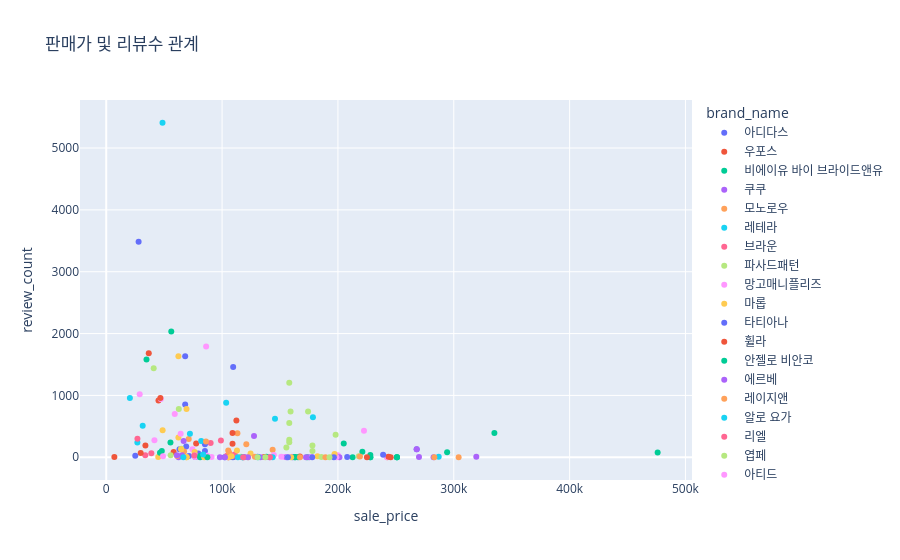

The cell this chart's notebook holds for it:
### Code cell
fig = px.scatter(
    df,
    x="sale_price",
    y="review_count",
    color="brand_name",
    title="판매가 및 리뷰수 관계"
)

fig.show()

### Figure 1 — Plotly figure (JSON) as saved in the notebook; plotly's stock layout.template omitted (floating-point values rounded to 4 significant figures)
{"data": [{"hovertemplate": "brand_name=아디다스<br>sale_price=%{x}<br>review_count=%{y}<extra></extra>", "legendgroup": "아디다스", "marker": {"color": "#636efa", "symbol": "circle"}, "mode": "markers", "name": "아디다스", "orientation": "v", "showlegend": true, "type": "scatter", "x": [68138, 68138, 69036, 85213, 109560, 63236, 79494, 71447, 79045, 85213, 102207, 76839], "xaxis": "x", "y": [1635, 852, 173, 210, 1458, 128, 61, 19, 16, 102, 2, 4], "yaxis": "y"}, {"hovertemplate": "brand_name=우포스<br>sale_price=%{x}<br>review_count=%{y}<extra></extra>", "legendgroup": "우포스", "marker": {"color": "#EF553B", "symbol": "circle"}, "mode": "markers", "name": "우포스", "orientation": "v", "showlegend": true, "type": "scatter", "x": [33824, 45098, 58170], "xaxis": "x", "y": [189, 919, 86], "yaxis": "y"}, {"hovertemplate": "brand_name=비에이유 바이 브라이드앤유<br>sale_price=%{x}<br>review_count=%{y}<extra></extra>", "legendgroup": "비에이유 바이 브라이드앤유", "marker": {"color": "#00cc96", "symbol": "circle"}, "mode": "markers", "name": "비에이유 바이 브라이드앤유", "orientation": "v", "showlegend": true, "type": "scatter", "x": [250920, 250920, 212670, 476000, 205020, 227970, 227970, 335070, 250920, 227970], "xaxis": "x", "y": [0, 0, 0, 78, 223, 0, 0, 391, 1, 35], "yaxis": "y"}, {"hovertemplate": "brand_name=쿠쿠<br>sale_price=%{x}<br>review_count=%{y}<extra></extra>", "legendgroup": "쿠쿠", "marker": {"color": "#ab63fa", "symbol": "circle"}, "mode": "markers", "name": "쿠쿠", "orientation": "v", "showlegend": true, "type": "scatter", "x": [98098, 319440, 269970], "xaxis": "x", "y": [0, 9, 4], "yaxis": "y"}, {"hovertemplate": "brand_name=모노로우<br>sale_price=%{x}<br>review_count=%{y}<extra></extra>", "legendgroup": "모노로우", "marker": {"color": "#FFA15A", "symbol": "circle"}, "mode": "markers", "name": "모노로우", "orientation": "v", "showlegend": true, "type": "scatter", "x": [143640, 113240], "xaxis": "x", "y": [120, 389], "yaxis": "y"}, {"hovertemplate": "brand_name=레테라<br>sale_price=%{x}<br>review_count=%{y}<extra></extra>", "legendgroup": "레테라", "marker": {"color": "#19d3f3", "symbol": "circle"}, "mode": "markers", "name": "레테라", "orientation": "v", "showlegend": true, "type": "scatter", "x": [48576, 20416], "xaxis": "x", "y": [5409, 958], "yaxis": "y"}, {"hovertemplate": "brand_name=브라운<br>sale_price=%{x}<br>review_count=%{y}<extra></extra>", "legendgroup": "브라운", "marker": {"color": "#FF6692", "symbol": "circle"}, "mode": "markers", "name": "브라운", "orientation": "v", "showlegend": true, "type": "scatter", "x": [99000], "xaxis": "x", "y": [272], "yaxis": "y"}, {"hovertemplate": "brand_name=파사드패턴<br>sale_price=%{x}<br>review_count=%{y}<extra></extra>", "legendgroup": "파사드패턴", "marker": {"color": "#B6E880", "symbol": "circle"}, "mode": "markers", "name": "파사드패턴", "orientation": "v", "showlegend": true, "type": "scatter", "x": [198000, 178000, 174240, 158000, 178000, 218000, 158000, 158000, 158000], "xaxis": "x", "y": [364, 102, 738, 553, 188, 18, 281, 1203, 241], "yaxis": "y"}, {"hovertemplate": "brand_name=망고매니플리즈<br>sale_price=%{x}<br>review_count=%{y}<extra></extra>", "legendgroup": "망고매니플리즈", "marker": {"color": "#FF97FF", "symbol": "circle"}, "mode": "markers", "name": "망고매니플리즈", "orientation": "v", "showlegend": true, "type": "scatter", "x": [86240, 74400, 87120], "xaxis": "x", "y": [1790, 130, 23], "yaxis": "y"}, {"hovertemplate": "brand_name=마롭<br>sale_price=%{x}<br>review_count=%{y}<extra></extra>", "legendgroup": "마롭", "marker": {"color": "#FECB52", "symbol": "circle"}, "mode": "markers", "name": "마롭", "orientation": "v", "showlegend": true, "type": "scatter", "x": [69300, 69300, 124600, 76300, 69300, 62300, 62300, 69300], "xaxis": "x", "y": [779, 2, 59, 86, 1, 321, 1632, 4], "yaxis": "y"}, {"hovertemplate": "brand_name=타티아나<br>sale_price=%{x}<br>review_count=%{y}<extra></extra>", "legendgroup": "타티아나", "marker": {"color": "#636efa", "symbol": "circle"}, "mode": "markers", "name": "타티아나", "orientation": "v", "showlegend": true, "type": "scatter", "x": [27930], "xaxis": "x", "y": [3485], "yaxis": "y"}, {"hovertemplate": "brand_name=휠라<br>sale_price=%{x}<br>review_count=%{y}<extra></extra>", "legendgroup": "휠라", "marker": {"color": "#EF553B", "symbol": "circle"}, "mode": "markers", "name": "휠라", "orientation": "v", "showlegend": true, "type": "scatter", "x": [109000, 109000], "xaxis": "x", "y": [393, 219], "yaxis": "y"}, {"hovertemplate": "brand_name=안젤로 비안코<br>sale_price=%{x}<br>review_count=%{y}<extra></extra>", "legendgroup": "안젤로 비안코", "marker": {"color": "#00cc96", "symbol": "circle"}, "mode": "markers", "name": "안젤로 비안코", "orientation": "v", "showlegend": true, "type": "scatter", "x": [34760, 55440], "xaxis": "x", "y": [1580, 240], "yaxis": "y"}, {"hovertemplate": "brand_name=에르베<br>sale_price=%{x}<br>review_count=%{y}<extra></extra>", "legendgroup": "에르베", "marker": {"color": "#ab63fa", "symbol": "circle"}, "mode": "markers", "name": "에르베", "orientation": "v", "showlegend": true, "type": "scatter", "x": [196840], "xaxis": "x", "y": [25], "yaxis": "y"}, {"hovertemplate": "brand_name=레이지앤<br>sale_price=%{x}<br>review_count=%{y}<extra></extra>", "legendgroup": "레이지앤", "marker": {"color": "#FFA15A", "symbol": "circle"}, "mode": "markers", "name": "레이지앤", "orientation": "v", "showlegend": true, "type": "scatter", "x": [67200, 71200], "xaxis": "x", "y": [92, 295], "yaxis": "y"}, {"hovertemplate": "brand_name=알로 요가<br>sale_price=%{x}<br>review_count=%{y}<extra></extra>", "legendgroup": "알로 요가", "marker": {"color": "#19d3f3", "symbol": "circle"}, "mode": "markers", "name": "알로 요가", "orientation": "v", "showlegend": true, "type": "scatter", "x": [287000], "xaxis": "x", "y": [8], "yaxis": "y"}, {"hovertemplate": "brand_name=리엘<br>sale_price=%{x}<br>review_count=%{y}<extra></extra>", "legendgroup": "리엘", "marker": {"color": "#FF6692", "symbol": "circle"}, "mode": "markers", "name": "리엘", "orientation": "v", "showlegend": true, "type": "scatter", "x": [110880], "xaxis": "x", "y": [44], "yaxis": "y"}, {"hovertemplate": "brand_name=엽페<br>sale_price=%{x}<br>review_count=%{y}<extra></extra>", "legendgroup": "엽페", "marker": {"color": "#B6E880", "symbol": "circle"}, "mode": "markers", "name": "엽페", "orientation": "v", "showlegend": true, "type": "scatter", "x": [55616], "xaxis": "x", "y": [33], "yaxis": "y"}, {"hovertemplate": "brand_name=아티드<br>sale_price=%{x}<br>review_count=%{y}<extra></extra>", "legendgroup": "아티드", "marker": {"color": "#FF97FF", "symbol": "circle"}, "mode": "markers", "name": "아티드", "orientation": "v", "showlegend": true, "type": "scatter", "x": [153930, 76720, 160020, 76720, 105512, 90930], "xaxis": "x", "y": [4, 28, 9, 6, 1, 5], "yaxis": "y"}, {"hovertemplate": "brand_name=브아빗포우먼<br>sale_price=%{x}<br>review_count=%{y}<extra></extra>", "legendgroup": "브아빗포우먼", "marker": {"color": "#FECB52", "symbol": "circle"}, "mode": "markers", "name": "브아빗포우먼", "orientation": "v", "showlegend": true, "type": "scatter", "x": [48664], "xaxis": "x", "y": [438], "yaxis": "y"}, {"hovertemplate": "brand_name=타밈<br>sale_price=%{x}<br>review_count=%{y}<extra></extra>", "legendgroup": "타밈", "marker": {"color": "#636efa", "symbol": "circle"}, "mode": "markers", "name": "타밈", "orientation": "v", "showlegend": true, "type": "scatter", "x": [25060], "xaxis": "x", "y": [25], "yaxis": "y"}, {"hovertemplate": "brand_name=포에버21<br>sale_price=%{x}<br>review_count=%{y}<extra></extra>", "legendgroup": "포에버21", "marker": {"color": "#EF553B", "symbol": "circle"}, "mode": "markers", "name": "포에버21", "orientation": "v", "showlegend": true, "type": "scatter", "x": [7000], "xaxis": "x", "y": [4], "yaxis": "y"}, {"hovertemplate": "brand_name=프론트로우<br>sale_price=%{x}<br>review_count=%{y}<extra></extra>", "legendgroup": "프론트로우", "marker": {"color": "#00cc96", "symbol": "circle"}, "mode": "markers", "name": "프론트로우", "orientation": "v", "showlegend": true, "type": "scatter", "x": [81022, 221100, 81022, 138310, 105574, 162862], "xaxis": "x", "y": [20, 88, 0, 9, 18, 0], "yaxis": "y"}, {"hovertemplate": "brand_name=마스 언 에브릴<br>sale_price=%{x}<br>review_count=%{y}<extra></extra>", "legendgroup": "마스 언 에브릴", "marker": {"color": "#ab63fa", "symbol": "circle"}, "mode": "markers", "name": "마스 언 에브릴", "orientation": "v", "showlegend": true, "type": "scatter", "x": [108722, 108722, 66796, 62449], "xaxis": "x", "y": [6, 3, 263, 1], "yaxis": "y"}, {"hovertemplate": "brand_name=쎄무아듀<br>sale_price=%{x}<br>review_count=%{y}<extra></extra>", "legendgroup": "쎄무아듀", "marker": {"color": "#FFA15A", "symbol": "circle"}, "mode": "markers", "name": "쎄무아듀", "orientation": "v", "showlegend": true, "type": "scatter", "x": [61248], "xaxis": "x", "y": [19], "yaxis": "y"}, {"hovertemplate": "brand_name=이바나헬싱키<br>sale_price=%{x}<br>review_count=%{y}<extra></extra>", "legendgroup": "이바나헬싱키", "marker": {"color": "#19d3f3", "symbol": "circle"}, "mode": "markers", "name": "이바나헬싱키", "orientation": "v", "showlegend": true, "type": "scatter", "x": [145675, 178411], "xaxis": "x", "y": [624, 647], "yaxis": "y"}, {"hovertemplate": "brand_name=나이키<br>sale_price=%{x}<br>review_count=%{y}<extra></extra>", "legendgroup": "나이키", "marker": {"color": "#FF6692", "symbol": "circle"}, "mode": "markers", "name": "나이키", "orientation": "v", "showlegend": true, "type": "scatter", "x": [118150], "xaxis": "x", "y": [5], "yaxis": "y"}, {"hovertemplate": "brand_name=아틀리에 나인<br>sale_price=%{x}<br>review_count=%{y}<extra></extra>", "legendgroup": "아틀리에 나인", "marker": {"color": "#B6E880", "symbol": "circle"}, "mode": "markers", "name": "아틀리에 나인", "orientation": "v", "showlegend": true, "type": "scatter", "x": [40964], "xaxis": "x", "y": [1440], "yaxis": "y"}, {"hovertemplate": "brand_name=그레이스유<br>sale_price=%{x}<br>review_count=%{y}<extra></extra>", "legendgroup": "그레이스유", "marker": {"color": "#FF97FF", "symbol": "circle"}, "mode": "markers", "name": "그레이스유", "orientation": "v", "showlegend": true, "type": "scatter", "x": [199936, 47120, 41600, 28880], "xaxis": "x", "y": [34, 940, 274, 1018], "yaxis": "y"}, {"hovertemplate": "brand_name=로브로브<br>sale_price=%{x}<br>review_count=%{y}<extra></extra>", "legendgroup": "로브로브", "marker": {"color": "#FECB52", "symbol": "circle"}, "mode": "markers", "name": "로브로브", "orientation": "v", "showlegend": true, "type": "scatter", "x": [112852], "xaxis": "x", "y": [109], "yaxis": "y"}, {"hovertemplate": "brand_name=르메메<br>sale_price=%{x}<br>review_count=%{y}<extra></extra>", "legendgroup": "르메메", "marker": {"color": "#636efa", "symbol": "circle"}, "mode": "markers", "name": "르메메", "orientation": "v", "showlegend": true, "type": "scatter", "x": [268000], "xaxis": "x", "y": [129], "yaxis": "y"}, {"hovertemplate": "brand_name=룩캐스트<br>sale_price=%{x}<br>review_count=%{y}<extra></extra>", "legendgroup": "룩캐스트", "marker": {"color": "#EF553B", "symbol": "circle"}, "mode": "markers", "name": "룩캐스트", "orientation": "v", "showlegend": true, "type": "scatter", "x": [112358, 136277], "xaxis": "x", "y": [595, 6], "yaxis": "y"}, {"hovertemplate": "brand_name=사르투<br>sale_price=%{x}<br>review_count=%{y}<extra></extra>", "legendgroup": "사르투", "marker": {"color": "#00cc96", "symbol": "circle"}, "mode": "markers", "name": "사르투", "orientation": "v", "showlegend": true, "type": "scatter", "x": [294250], "xaxis": "x", "y": [80], "yaxis": "y"}, {"hovertemplate": "brand_name=르와<br>sale_price=%{x}<br>review_count=%{y}<extra></extra>", "legendgroup": "르와", "marker": {"color": "#ab63fa", "symbol": "circle"}, "mode": "markers", "name": "르와", "orientation": "v", "showlegend": true, "type": "scatter", "x": [65340, 60984], "xaxis": "x", "y": [32, 31], "yaxis": "y"}, {"hovertemplate": "brand_name=지고트<br>sale_price=%{x}<br>review_count=%{y}<extra></extra>", "legendgroup": "지고트", "marker": {"color": "#FFA15A", "symbol": "circle"}, "mode": "markers", "name": "지고트", "orientation": "v", "showlegend": true, "type": "scatter", "x": [304200, 242592], "xaxis": "x", "y": [0, 0], "yaxis": "y"}, {"hovertemplate": "brand_name=아무르 무아르<br>sale_price=%{x}<br>review_count=%{y}<extra></extra>", "legendgroup": "아무르 무아르", "marker": {"color": "#19d3f3", "symbol": "circle"}, "mode": "markers", "name": "아무르 무아르", "orientation": "v", "showlegend": true, "type": "scatter", "x": [103532, 66572], "xaxis": "x", "y": [883, 2], "yaxis": "y"}, {"hovertemplate": "brand_name=오브에르<br>sale_price=%{x}<br>review_count=%{y}<extra></extra>", "legendgroup": "오브에르", "marker": {"color": "#FF6692", "symbol": "circle"}, "mode": "markers", "name": "오브에르", "orientation": "v", "showlegend": true, "type": "scatter", "x": [76032, 104192, 90112], "xaxis": "x", "y": [29, 24, 231], "yaxis": "y"}, {"hovertemplate": "brand_name=시야쥬<br>sale_price=%{x}<br>review_count=%{y}<extra></extra>", "legendgroup": "시야쥬", "marker": {"color": "#B6E880", "symbol": "circle"}, "mode": "markers", "name": "시야쥬", "orientation": "v", "showlegend": true, "type": "scatter", "x": [62640, 116280, 64728], "xaxis": "x", "y": [781, 7, 136], "yaxis": "y"}, {"hovertemplate": "brand_name=폴뉴아<br>sale_price=%{x}<br>review_count=%{y}<extra></extra>", "legendgroup": "폴뉴아", "marker": {"color": "#FF97FF", "symbol": "circle"}, "mode": "markers", "name": "폴뉴아", "orientation": "v", "showlegend": true, "type": "scatter", "x": [242440, 222480], "xaxis": "x", "y": [0, 429], "yaxis": "y"}, {"hovertemplate": "brand_name=클루니<br>sale_price=%{x}<br>review_count=%{y}<extra></extra>", "legendgroup": "클루니", "marker": {"color": "#FECB52", "symbol": "circle"}, "mode": "markers", "name": "클루니", "orientation": "v", "showlegend": true, "type": "scatter", "x": [182336], "xaxis": "x", "y": [17], "yaxis": "y"}, {"hovertemplate": "brand_name=호카<br>sale_price=%{x}<br>review_count=%{y}<extra></extra>", "legendgroup": "호카", "marker": {"color": "#636efa", "symbol": "circle"}, "mode": "markers", "name": "호카", "orientation": "v", "showlegend": true, "type": "scatter", "x": [160949], "xaxis": "x", "y": [2], "yaxis": "y"}, {"hovertemplate": "brand_name=앙개<br>sale_price=%{x}<br>review_count=%{y}<extra></extra>", "legendgroup": "앙개", "marker": {"color": "#EF553B", "symbol": "circle"}, "mode": "markers", "name": "앙개", "orientation": "v", "showlegend": true, "type": "scatter", "x": [245556, 225036], "xaxis": "x", "y": [1, 0], "yaxis": "y"}, {"hovertemplate": "brand_name=퍼블리카엑스<br>sale_price=%{x}<br>review_count=%{y}<extra></extra>", "legendgroup": "퍼블리카엑스", "marker": {"color": "#00cc96", "symbol": "circle"}, "mode": "markers", "name": "퍼블리카엑스", "orientation": "v", "showlegend": true, "type": "scatter", "x": [173448, 163064, 163064], "xaxis": "x", "y": [1, 3, 0], "yaxis": "y"}, {"hovertemplate": "brand_name=올리브데올리브<br>sale_price=%{x}<br>review_count=%{y}<extra></extra>", "legendgroup": "올리브데올리브", "marker": {"color": "#ab63fa", "symbol": "circle"}, "mode": "markers", "name": "올리브데올리브", "orientation": "v", "showlegend": true, "type": "scatter", "x": [172462, 282550, 201326, 175120], "xaxis": "x", "y": [0, 0, 0, 0], "yaxis": "y"}, {"hovertemplate": "brand_name=살로몬<br>sale_price=%{x}<br>review_count=%{y}<extra></extra>", "legendgroup": "살로몬", "marker": {"color": "#FFA15A", "symbol": "circle"}, "mode": "markers", "name": "살로몬", "orientation": "v", "showlegend": true, "type": "scatter", "x": [219000], "xaxis": "x", "y": [11], "yaxis": "y"}, {"hovertemplate": "brand_name=메무아<br>sale_price=%{x}<br>review_count=%{y}<extra></extra>", "legendgroup": "메무아", "marker": {"color": "#19d3f3", "symbol": "circle"}, "mode": "markers", "name": "메무아", "orientation": "v", "showlegend": true, "type": "scatter", "x": [26884, 31460], "xaxis": "x", "y": [238, 510], "yaxis": "y"}, {"hovertemplate": "brand_name=잇미샤<br>sale_price=%{x}<br>review_count=%{y}<extra></extra>", "legendgroup": "잇미샤", "marker": {"color": "#FF6692", "symbol": "circle"}, "mode": "markers", "name": "잇미샤", "orientation": "v", "showlegend": true, "type": "scatter", "x": [110088, 118932], "xaxis": "x", "y": [4, 2], "yaxis": "y"}, {"hovertemplate": "brand_name=애테<br>sale_price=%{x}<br>review_count=%{y}<extra></extra>", "legendgroup": "애테", "marker": {"color": "#B6E880", "symbol": "circle"}, "mode": "markers", "name": "애테", "orientation": "v", "showlegend": true, "type": "scatter", "x": [185760], "xaxis": "x", "y": [4], "yaxis": "y"}, {"hovertemplate": "brand_name=아떼 바네사브루노 백<br>sale_price=%{x}<br>review_count=%{y}<extra></extra>", "legendgroup": "아떼 바네사브루노 백", "marker": {"color": "#FF97FF", "symbol": "circle"}, "mode": "markers", "name": "아떼 바네사브루노 백", "orientation": "v", "showlegend": true, "type": "scatter", "x": [198709], "xaxis": "x", "y": [1], "yaxis": "y"}, {"hovertemplate": "brand_name=오스트카카<br>sale_price=%{x}<br>review_count=%{y}<extra></extra>", "legendgroup": "오스트카카", "marker": {"color": "#FECB52", "symbol": "circle"}, "mode": "markers", "name": "오스트카카", "orientation": "v", "showlegend": true, "type": "scatter", "x": [197100], "xaxis": "x", "y": [54], "yaxis": "y"}, {"hovertemplate": "brand_name=하우스공칠이씨<br>sale_price=%{x}<br>review_count=%{y}<extra></extra>", "legendgroup": "하우스공칠이씨", "marker": {"color": "#636efa", "symbol": "circle"}, "mode": "markers", "name": "하우스공칠이씨", "orientation": "v", "showlegend": true, "type": "scatter", "x": [196504], "xaxis": "x", "y": [1], "yaxis": "y"}, {"hovertemplate": "brand_name=드파운드<br>sale_price=%{x}<br>review_count=%{y}<extra></extra>", "legendgroup": "드파운드", "marker": {"color": "#EF553B", "symbol": "circle"}, "mode": "markers", "name": "드파운드", "orientation": "v", "showlegend": true, "type": "scatter", "x": [77616], "xaxis": "x", "y": [222], "yaxis": "y"}, {"hovertemplate": "brand_name=하겐다즈<br>sale_price=%{x}<br>review_count=%{y}<extra></extra>", "legendgroup": "하겐다즈", "marker": {"color": "#00cc96", "symbol": "circle"}, "mode": "markers", "name": "하겐다즈", "orientation": "v", "showlegend": true, "type": "scatter", "x": [47960], "xaxis": "x", "y": [101], "yaxis": "y"}, {"hovertemplate": "brand_name=제이리움<br>sale_price=%{x}<br>review_count=%{y}<extra></extra>", "legendgroup": "제이리움", "marker": {"color": "#ab63fa", "symbol": "circle"}, "mode": "markers", "name": "제이리움", "orientation": "v", "showlegend": true, "type": "scatter", "x": [140976, 133056, 155584], "xaxis": "x", "y": [1, 1, 0], "yaxis": "y"}, {"hovertemplate": "brand_name=아티너리<br>sale_price=%{x}<br>review_count=%{y}<extra></extra>", "legendgroup": "아티너리", "marker": {"color": "#FFA15A", "symbol": "circle"}, "mode": "markers", "name": "아티너리", "orientation": "v", "showlegend": true, "type": "scatter", "x": [189200], "xaxis": "x", "y": [0], "yaxis": "y"}, {"hovertemplate": "brand_name=슬로우롤리<br>sale_price=%{x}<br>review_count=%{y}<extra></extra>", "legendgroup": "슬로우롤리", "marker": {"color": "#19d3f3", "symbol": "circle"}, "mode": "markers", "name": "슬로우롤리", "orientation": "v", "showlegend": true, "type": "scatter", "x": [81981], "xaxis": "x", "y": [261], "yaxis": "y"}, {"hovertemplate": "brand_name=커스텀에이드 우먼<br>sale_price=%{x}<br>review_count=%{y}<extra></extra>", "legendgroup": "커스텀에이드 우먼", "marker": {"color": "#FF6692", "symbol": "circle"}, "mode": "markers", "name": "커스텀에이드 우먼", "orientation": "v", "showlegend": true, "type": "scatter", "x": [38940], "xaxis": "x", "y": [66], "yaxis": "y"}, {"hovertemplate": "brand_name=틸아이다이<br>sale_price=%{x}<br>review_count=%{y}<extra></extra>", "legendgroup": "틸아이다이", "marker": {"color": "#B6E880", "symbol": "circle"}, "mode": "markers", "name": "틸아이다이", "orientation": "v", "showlegend": true, "type": "scatter", "x": [155496, 166364], "xaxis": "x", "y": [156, 4], "yaxis": "y"}, {"hovertemplate": "brand_name=르나브<br>sale_price=%{x}<br>review_count=%{y}<extra></extra>", "legendgroup": "르나브", "marker": {"color": "#FF97FF", "symbol": "circle"}, "mode": "markers", "name": "르나브", "orientation": "v", "showlegend": true, "type": "scatter", "x": [177540, 151140], "xaxis": "x", "y": [4, 7], "yaxis": "y"}, {"hovertemplate": "brand_name=마리떼 프랑소와 저버<br>sale_price=%{x}<br>review_count=%{y}<extra></extra>", "legendgroup": "마리떼 프랑소와 저버", "marker": {"color": "#FECB52", "symbol": "circle"}, "mode": "markers", "name": "마리떼 프랑소와 저버", "orientation": "v", "showlegend": true, "type": "scatter", "x": [84550, 122550], "xaxis": "x", "y": [0, 0], "yaxis": "y"}, {"hovertemplate": "brand_name=하나드<br>sale_price=%{x}<br>review_count=%{y}<extra></extra>", "legendgroup": "하나드", "marker": {"color": "#636efa", "symbol": "circle"}, "mode": "markers", "name": "하나드", "orientation": "v", "showlegend": true, "type": "scatter", "x": [177760], "xaxis": "x", "y": [2], "yaxis": "y"}, {"hovertemplate": "brand_name=이오시카<br>sale_price=%{x}<br>review_count=%{y}<extra></extra>", "legendgroup": "이오시카", "marker": {"color": "#EF553B", "symbol": "circle"}, "mode": "markers", "name": "이오시카", "orientation": "v", "showlegend": true, "type": "scatter", "x": [167200], "xaxis": "x", "y": [14], "yaxis": "y"}, {"hovertemplate": "brand_name=무아르보<br>sale_price=%{x}<br>review_count=%{y}<extra></extra>", "legendgroup": "무아르보", "marker": {"color": "#00cc96", "symbol": "circle"}, "mode": "markers", "name": "무아르보", "orientation": "v", "showlegend": true, "type": "scatter", "x": [165528], "xaxis": "x", "y": [0], "yaxis": "y"}, {"hovertemplate": "brand_name=플로움<br>sale_price=%{x}<br>review_count=%{y}<extra></extra>", "legendgroup": "플로움", "marker": {"color": "#ab63fa", "symbol": "circle"}, "mode": "markers", "name": "플로움", "orientation": "v", "showlegend": true, "type": "scatter", "x": [268000], "xaxis": "x", "y": [131], "yaxis": "y"}, {"hovertemplate": "brand_name=무니드<br>sale_price=%{x}<br>review_count=%{y}<extra></extra>", "legendgroup": "무니드", "marker": {"color": "#FFA15A", "symbol": "circle"}, "mode": "markers", "name": "무니드", "orientation": "v", "showlegend": true, "type": "scatter", "x": [86108, 105336, 106128], "xaxis": "x", "y": [254, 109, 72], "yaxis": "y"}, {"hovertemplate": "brand_name=모멧<br>sale_price=%{x}<br>review_count=%{y}<extra></extra>", "legendgroup": "모멧", "marker": {"color": "#19d3f3", "symbol": "circle"}, "mode": "markers", "name": "모멧", "orientation": "v", "showlegend": true, "type": "scatter", "x": [72230], "xaxis": "x", "y": [378], "yaxis": "y"}, {"hovertemplate": "brand_name=헤이<br>sale_price=%{x}<br>review_count=%{y}<extra></extra>", "legendgroup": "헤이", "marker": {"color": "#FF6692", "symbol": "circle"}, "mode": "markers", "name": "헤이", "orientation": "v", "showlegend": true, "type": "scatter", "x": [26928], "xaxis": "x", "y": [300], "yaxis": "y"}, {"hovertemplate": "brand_name=앤딜로즈<br>sale_price=%{x}<br>review_count=%{y}<extra></extra>", "legendgroup": "앤딜로즈", "marker": {"color": "#B6E880", "symbol": "circle"}, "mode": "markers", "name": "앤딜로즈", "orientation": "v", "showlegend": true, "type": "scatter", "x": [159120], "xaxis": "x", "y": [741], "yaxis": "y"}, {"hovertemplate": "brand_name=르하스<br>sale_price=%{x}<br>review_count=%{y}<extra></extra>", "legendgroup": "르하스", "marker": {"color": "#FF97FF", "symbol": "circle"}, "mode": "markers", "name": "르하스", "orientation": "v", "showlegend": true, "type": "scatter", "x": [156864, 144704], "xaxis": "x", "y": [5, 37], "yaxis": "y"}, {"hovertemplate": "brand_name=그로브<br>sale_price=%{x}<br>review_count=%{y}<extra></extra>", "legendgroup": "그로브", "marker": {"color": "#FECB52", "symbol": "circle"}, "mode": "markers", "name": "그로브", "orientation": "v", "showlegend": true, "type": "scatter", "x": [159600], "xaxis": "x", "y": [0], "yaxis": "y"}, {"hovertemplate": "brand_name=리이<br>sale_price=%{x}<br>review_count=%{y}<extra></extra>", "legendgroup": "리이", "marker": {"color": "#636efa", "symbol": "circle"}, "mode": "markers", "name": "리이", "orientation": "v", "showlegend": true, "type": "scatter", "x": [156816, 109296], "xaxis": "x", "y": [0, 0], "yaxis": "y"}, {"hovertemplate": "brand_name=씨타<br>sale_price=%{x}<br>review_count=%{y}<extra></extra>", "legendgroup": "씨타", "marker": {"color": "#EF553B", "symbol": "circle"}, "mode": "markers", "name": "씨타", "orientation": "v", "showlegend": true, "type": "scatter", "x": [36708], "xaxis": "x", "y": [1681], "yaxis": "y"}, {"hovertemplate": "brand_name=아비스파<br>sale_price=%{x}<br>review_count=%{y}<extra></extra>", "legendgroup": "아비스파", "marker": {"color": "#00cc96", "symbol": "circle"}, "mode": "markers", "name": "아비스파", "orientation": "v", "showlegend": true, "type": "scatter", "x": [56144], "xaxis": "x", "y": [2033], "yaxis": "y"}, {"hovertemplate": "brand_name=엔오르<br>sale_price=%{x}<br>review_count=%{y}<extra></extra>", "legendgroup": "엔오르", "marker": {"color": "#ab63fa", "symbol": "circle"}, "mode": "markers", "name": "엔오르", "orientation": "v", "showlegend": true, "type": "scatter", "x": [127574], "xaxis": "x", "y": [342], "yaxis": "y"}, {"hovertemplate": "brand_name=쿼드쎄라<br>sale_price=%{x}<br>review_count=%{y}<extra></extra>", "legendgroup": "쿼드쎄라", "marker": {"color": "#FFA15A", "symbol": "circle"}, "mode": "markers", "name": "쿼드쎄라", "orientation": "v", "showlegend": true, "type": "scatter", "x": [283200], "xaxis": "x", "y": [1], "yaxis": "y"}, {"hovertemplate": "brand_name=씨씨콜렉트<br>sale_price=%{x}<br>review_count=%{y}<extra></extra>", "legendgroup": "씨씨콜렉트", "marker": {"color": "#19d3f3", "symbol": "circle"}, "mode": "markers", "name": "씨씨콜렉트", "orientation": "v", "showlegend": true, "type": "scatter", "x": [143640], "xaxis": "x", "y": [0], "yaxis": "y"}, {"hovertemplate": "brand_name=토와브<br>sale_price=%{x}<br>review_count=%{y}<extra></extra>", "legendgroup": "토와브", "marker": {"color": "#FF6692", "symbol": "circle"}, "mode": "markers", "name": "토와브", "orientation": "v", "showlegend": true, "type": "scatter", "x": [141284, 109956], "xaxis": "x", "y": [1, 28], "yaxis": "y"}, {"hovertemplate": "brand_name=아워호프<br>sale_price=%{x}<br>review_count=%{y}<extra></extra>", "legendgroup": "아워호프", "marker": {"color": "#B6E880", "symbol": "circle"}, "mode": "markers", "name": "아워호프", "orientation": "v", "showlegend": true, "type": "scatter", "x": [137340], "xaxis": "x", "y": [0], "yaxis": "y"}, {"hovertemplate": "brand_name=으네<br>sale_price=%{x}<br>review_count=%{y}<extra></extra>", "legendgroup": "으네", "marker": {"color": "#FF97FF", "symbol": "circle"}, "mode": "markers", "name": "으네", "orientation": "v", "showlegend": true, "type": "scatter", "x": [59136], "xaxis": "x", "y": [700], "yaxis": "y"}, {"hovertemplate": "brand_name=티엔느<br>sale_price=%{x}<br>review_count=%{y}<extra></extra>", "legendgroup": "티엔느", "marker": {"color": "#FECB52", "symbol": "circle"}, "mode": "markers", "name": "티엔느", "orientation": "v", "showlegend": true, "type": "scatter", "x": [44880, 64680], "xaxis": "x", "y": [5, 130], "yaxis": "y"}, {"hovertemplate": "brand_name=누토프<br>sale_price=%{x}<br>review_count=%{y}<extra></extra>", "legendgroup": "누토프", "marker": {"color": "#636efa", "symbol": "circle"}, "mode": "markers", "name": "누토프", "orientation": "v", "showlegend": true, "type": "scatter", "x": [130680], "xaxis": "x", "y": [8], "yaxis": "y"}, {"hovertemplate": "brand_name=시슬리<br>sale_price=%{x}<br>review_count=%{y}<extra></extra>", "legendgroup": "시슬리", "marker": {"color": "#EF553B", "symbol": "circle"}, "mode": "markers", "name": "시슬리", "orientation": "v", "showlegend": true, "type": "scatter", "x": [243656, 105336], "xaxis": "x", "y": [10, 1], "yaxis": "y"}, {"hovertemplate": "brand_name=베네통<br>sale_price=%{x}<br>review_count=%{y}<extra></extra>", "legendgroup": "베네통", "marker": {"color": "#00cc96", "symbol": "circle"}, "mode": "markers", "name": "베네통", "orientation": "v", "showlegend": true, "type": "scatter", "x": [117800], "xaxis": "x", "y": [0], "yaxis": "y"}, {"hovertemplate": "brand_name=루그너<br>sale_price=%{x}<br>review_count=%{y}<extra></extra>", "legendgroup": "루그너", "marker": {"color": "#ab63fa", "symbol": "circle"}, "mode": "markers", "name": "루그너", "orientation": "v", "showlegend": true, "type": "scatter", "x": [130240, 122320], "xaxis": "x", "y": [5, 0], "yaxis": "y"}, {"hovertemplate": "brand_name=레티켓스튜디오<br>sale_price=%{x}<br>review_count=%{y}<extra></extra>", "legendgroup": "레티켓스튜디오", "marker": {"color": "#FFA15A", "symbol": "circle"}, "mode": "markers", "name": "레티켓스튜디오", "orientation": "v", "showlegend": true, "type": "scatter", "x": [128304], "xaxis": "x", "y": [7], "yaxis": "y"}, {"hovertemplate": "brand_name=제이제이지고트<br>sale_price=%{x}<br>review_count=%{y}<extra></extra>", "legendgroup": "제이제이지고트", "marker": {"color": "#19d3f3", "symbol": "circle"}, "mode": "markers", "name": "제이제이지고트", "orientation": "v", "showlegend": true, "type": "scatter", "x": [130963, 113620], "xaxis": "x", "y": [1, 0], "yaxis": "y"}, {"hovertemplate": "brand_name=테바<br>sale_price=%{x}<br>review_count=%{y}<extra></extra>", "legendgroup": "테바", "marker": {"color": "#FF6692", "symbol": "circle"}, "mode": "markers", "name": "테바", "orientation": "v", "showlegend": true, "type": "scatter", "x": [33701], "xaxis": "x", "y": [32], "yaxis": "y"}, {"hovertemplate": "brand_name=랑거<br>sale_price=%{x}<br>review_count=%{y}<extra></extra>", "legendgroup": "랑거", "marker": {"color": "#B6E880", "symbol": "circle"}, "mode": "markers", "name": "랑거", "orientation": "v", "showlegend": true, "type": "scatter", "x": [130680], "xaxis": "x", "y": [0], "yaxis": "y"}, {"hovertemplate": "brand_name=어스<br>sale_price=%{x}<br>review_count=%{y}<extra></extra>", "legendgroup": "어스", "marker": {"color": "#FF97FF", "symbol": "circle"}, "mode": "markers", "name": "어스", "orientation": "v", "showlegend": true, "type": "scatter", "x": [64240], "xaxis": "x", "y": [379], "yaxis": "y"}, {"hovertemplate": "brand_name=누하르<br>sale_price=%{x}<br>review_count=%{y}<extra></extra>", "legendgroup": "누하르", "marker": {"color": "#FECB52", "symbol": "circle"}, "mode": "markers", "name": "누하르", "orientation": "v", "showlegend": true, "type": "scatter", "x": [108120], "xaxis": "x", "y": [16], "yaxis": "y"}, {"hovertemplate": "brand_name=혼스비<br>sale_price=%{x}<br>review_count=%{y}<extra></extra>", "legendgroup": "혼스비", "marker": {"color": "#636efa", "symbol": "circle"}, "mode": "markers", "name": "혼스비", "orientation": "v", "showlegend": true, "type": "scatter", "x": [208000], "xaxis": "x", "y": [6], "yaxis": "y"}, {"hovertemplate": "brand_name=레더리<br>sale_price=%{x}<br>review_count=%{y}<extra></extra>", "legendgroup": "레더리", "marker": {"color": "#EF553B", "symbol": "circle"}, "mode": "markers", "name": "레더리", "orientation": "v", "showlegend": true, "type": "scatter", "x": [46728], "xaxis": "x", "y": [958], "yaxis": "y"}, {"hovertemplate": "brand_name=벗튼<br>sale_price=%{x}<br>review_count=%{y}<extra></extra>", "legendgroup": "벗튼", "marker": {"color": "#00cc96", "symbol": "circle"}, "mode": "markers", "name": "벗튼", "orientation": "v", "showlegend": true, "type": "scatter", "x": [46400], "xaxis": "x", "y": [71], "yaxis": "y"}, {"hovertemplate": "brand_name=모우트<br>sale_price=%{x}<br>review_count=%{y}<extra></extra>", "legendgroup": "모우트", "marker": {"color": "#ab63fa", "symbol": "circle"}, "mode": "markers", "name": "모우트", "orientation": "v", "showlegend": true, "type": "scatter", "x": [118976], "xaxis": "x", "y": [3], "yaxis": "y"}, {"hovertemplate": "brand_name=벨로디네라<br>sale_price=%{x}<br>review_count=%{y}<extra></extra>", "legendgroup": "벨로디네라", "marker": {"color": "#FFA15A", "symbol": "circle"}, "mode": "markers", "name": "벨로디네라", "orientation": "v", "showlegend": true, "type": "scatter", "x": [120916], "xaxis": "x", "y": [211], "yaxis": "y"}, {"hovertemplate": "brand_name=팀오지<br>sale_price=%{x}<br>review_count=%{y}<extra></extra>", "legendgroup": "팀오지", "marker": {"color": "#19d3f3", "symbol": "circle"}, "mode": "markers", "name": "팀오지", "orientation": "v", "showlegend": true, "type": "scatter", "x": [117600], "xaxis": "x", "y": [0], "yaxis": "y"}, {"hovertemplate": "brand_name=성윤주<br>sale_price=%{x}<br>review_count=%{y}<extra></extra>", "legendgroup": "성윤주", "marker": {"color": "#FF6692", "symbol": "circle"}, "mode": "markers", "name": "성윤주", "orientation": "v", "showlegend": true, "type": "scatter", "x": [118184], "xaxis": "x", "y": [1], "yaxis": "y"}, {"hovertemplate": "brand_name=쿠메<br>sale_price=%{x}<br>review_count=%{y}<extra></extra>", "legendgroup": "쿠메", "marker": {"color": "#B6E880", "symbol": "circle"}, "mode": "markers", "name": "쿠메", "orientation": "v", "showlegend": true, "type": "scatter", "x": [192720], "xaxis": "x", "y": [2], "yaxis": "y"}, {"hovertemplate": "brand_name=이미스<br>sale_price=%{x}<br>review_count=%{y}<extra></extra>", "legendgroup": "이미스", "marker": {"color": "#FF97FF", "symbol": "circle"}, "mode": "markers", "name": "이미스", "orientation": "v", "showlegend": true, "type": "scatter", "x": [49000], "xaxis": "x", "y": [18], "yaxis": "y"}, {"hovertemplate": "brand_name=찰스앤키스<br>sale_price=%{x}<br>review_count=%{y}<extra></extra>", "legendgroup": "찰스앤키스", "marker": {"color": "#FECB52", "symbol": "circle"}, "mode": "markers", "name": "찰스앤키스", "orientation": "v", "showlegend": true, "type": "scatter", "x": [105512], "xaxis": "x", "y": [0], "yaxis": "y"}, {"hovertemplate": "brand_name=킨더살몬<br>sale_price=%{x}<br>review_count=%{y}<extra></extra>", "legendgroup": "킨더살몬", "marker": {"color": "#636efa", "symbol": "circle"}, "mode": "markers", "name": "킨더살몬", "orientation": "v", "showlegend": true, "type": "scatter", "x": [239000], "xaxis": "x", "y": [42], "yaxis": "y"}, {"hovertemplate": "brand_name=꼼파뇨<br>sale_price=%{x}<br>review_count=%{y}<extra></extra>", "legendgroup": "꼼파뇨", "marker": {"color": "#EF553B", "symbol": "circle"}, "mode": "markers", "name": "꼼파뇨", "orientation": "v", "showlegend": true, "type": "scatter", "x": [29744], "xaxis": "x", "y": [70], "yaxis": "y"}, {"hovertemplate": "brand_name=웰노운<br>sale_price=%{x}<br>review_count=%{y}<extra></extra>", "legendgroup": "웰노운", "marker": {"color": "#00cc96", "symbol": "circle"}, "mode": "markers", "name": "웰노운", "orientation": "v", "showlegend": true, "type": "scatter", "x": [87296], "xaxis": "x", "y": [0], "yaxis": "y"}, {"hovertemplate": "brand_name=허비쉬<br>sale_price=%{x}<br>review_count=%{y}<extra></extra>", "legendgroup": "허비쉬", "marker": {"color": "#ab63fa", "symbol": "circle"}, "mode": "markers", "name": "허비쉬", "orientation": "v", "showlegend": true, "type": "scatter", "x": [102520], "xaxis": "x", "y": [0], "yaxis": "y"}, {"hovertemplate": "brand_name=로스<br>sale_price=%{x}<br>review_count=%{y}<extra></extra>", "legendgroup": "로스", "marker": {"color": "#FFA15A", "symbol": "circle"}, "mode": "markers", "name": "로스", "orientation": "v", "showlegend": true, "type": "scatter", "x": [167200], "xaxis": "x", "y": [0], "yaxis": "y"}, {"hovertemplate": "brand_name=미나수<br>sale_price=%{x}<br>review_count=%{y}<extra></extra>", "legendgroup": "미나수", "marker": {"color": "#19d3f3", "symbol": "circle"}, "mode": "markers", "name": "미나수", "orientation": "v", "showlegend": true, "type": "scatter", "x": [83635], "xaxis": "x", "y": [45], "yaxis": "y"}], "layout": {"legend": {"title": {"text": "brand_name"}, "tracegroupgap": 0}, "title": {"text": "판매가 및 리뷰수 관계"}, "xaxis": {"anchor": "y", "domain": [0, 1], "title": {"text": "sale_price"}}, "yaxis": {"anchor": "x", "domain": [0, 1], "title": {"text": "review_count"}}}}
